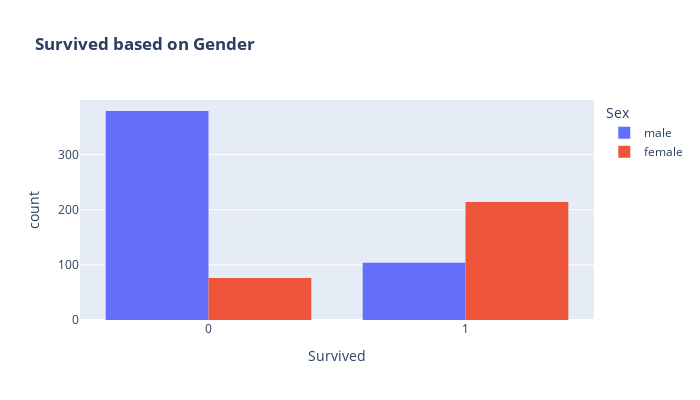

The notebook cell this image was saved under:
### Code cell
fig=px.histogram(df,x='Survived',
             color='Sex',title='<b>Survived based on Gender</b>',
             barmode='group'
             )
fig.update_layout(width=700,height=400,bargap=0.2)

### Figure 1 — Plotly figure (JSON) as saved in the notebook; plotly's stock layout.template omitted (floating-point values rounded to 4 significant figures; data arrays with more than 128 entries replaced by an {"elided": "..."} marker saying what was removed)
{"data": [{"alignmentgroup": "True", "bingroup": "x", "hovertemplate": "Sex=male<br>Survived=%{x}<br>count=%{y}<extra></extra>", "legendgroup": "male", "marker": {"color": "#636efa", "pattern": {"shape": ""}}, "name": "male", "offsetgroup": "male", "orientation": "v", "showlegend": true, "type": "histogram", "x": {"elided": "483 int values"}, "xaxis": "x", "yaxis": "y"}, {"alignmentgroup": "True", "bingroup": "x", "hovertemplate": "Sex=female<br>Survived=%{x}<br>count=%{y}<extra></extra>", "legendgroup": "female", "marker": {"color": "#EF553B", "pattern": {"shape": ""}}, "name": "female", "offsetgroup": "female", "orientation": "v", "showlegend": true, "type": "histogram", "x": {"elided": "290 int values"}, "xaxis": "x", "yaxis": "y"}], "layout": {"bargap": 0.2, "barmode": "group", "height": 400, "legend": {"title": {"text": "Sex"}, "tracegroupgap": 0}, "title": {"text": "<b>Survived based on Gender</b>"}, "width": 700, "xaxis": {"anchor": "y", "domain": [0, 1], "title": {"text": "Survived"}}, "yaxis": {"anchor": "x", "domain": [0, 1], "title": {"text": "count"}}}}
